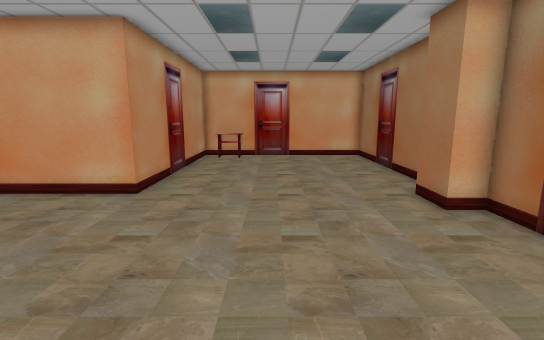
view 1 (above)

12 first-person views from a walk through a level from a Godot 3-D game. The camera is 1.3 m above the floor, tilts 10° down and sees 85° across. The floor is counted in squares, 0.5 m on a side. Each view is taken from the middle of a square. On the plan, view 1 faces up. The plan holds only what a view shows up to about 19 squares ahead; the rest is blank.

view 2
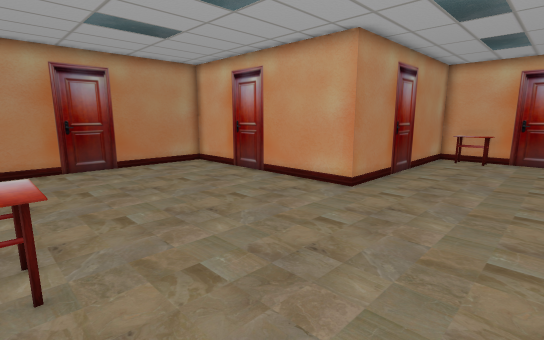

view 3
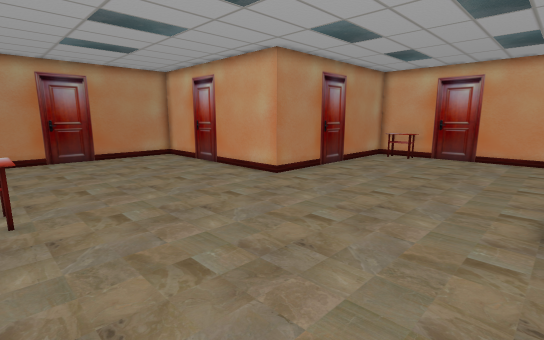

view 4
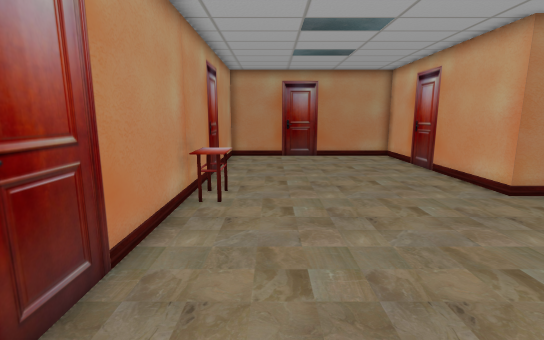

view 5
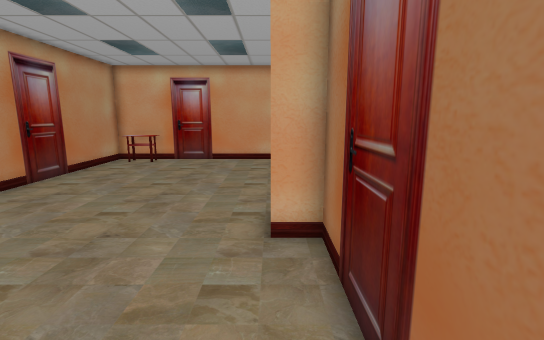

view 6
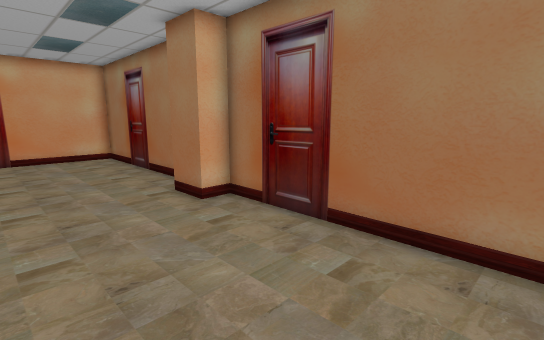

view 7
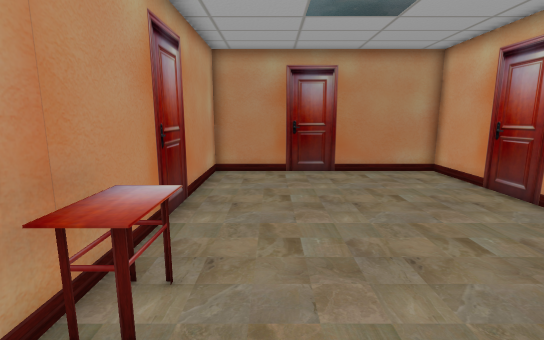

view 8
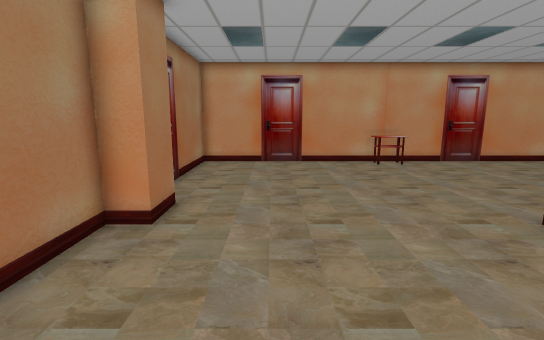

view 9
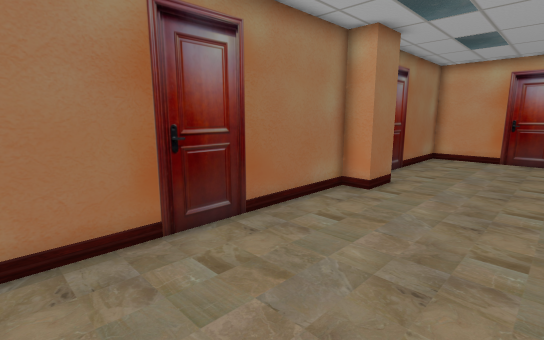

view 10
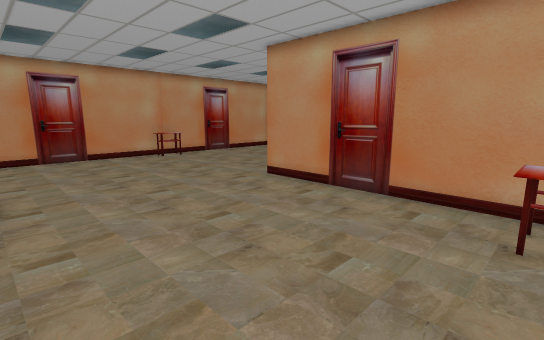

view 11
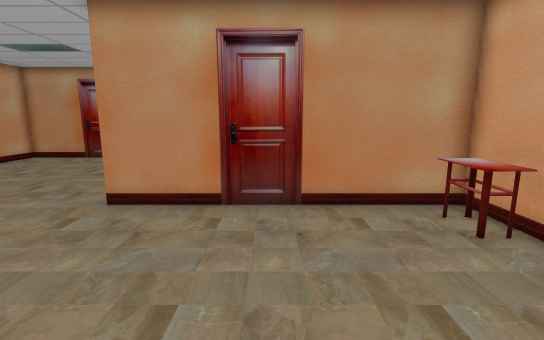

view 12
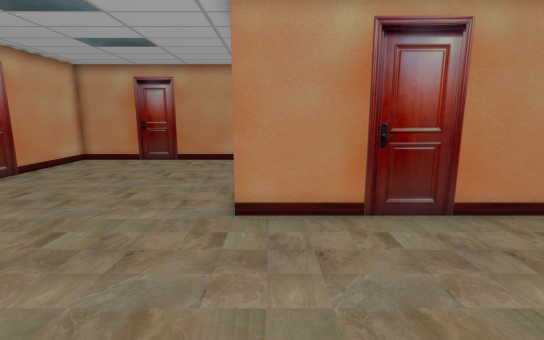

### Floor plan
Points are (right, up) in squares from view 1. A wall is a line through its corners. A room is listed if a view was taken in it or the views show most of it. See-through windows are left out.
Room 1 (views 1, 2, 3, 4, 5, 6, 7, 8, 9, 10, 11, 12)
walls: (-4.7, 10) (-15.5, 10) (-15.5, -0.8) (6.1, -0.8) (6.1, 8.2) (5, 8.2) (5, 10) (6.1, 10) (6.1, 20.8) (-4.7, 20.8) (-4.7, 10)
low walls: (-4, 0.6) (-4, -0.4); (-5.6, 0.6) (-3.8, 0.6) (-3.8, -0.5); (-5.5, 0.4) (-3.8, 0.4); (-5.5, -0.3) (-4, -0.3); (-2.1, 20.2) (-3.6, 20.2) (-3.6, 19.5); (-2.1, 20.2) (-2.1, 19.5) (-3.6, 19.5); (-2, 20.5) (-2, 19.4) (-3.8, 19.4)

Positions as (right, up) in squares from view 1, and headings:
1: (0, 0), facing up
2: (1, 0), facing up-left
3: (5, 0), facing up-left
4: (5, 2), facing left
5: (5, 2), facing up
6: (0, 0), facing up-right
7: (-1, 2), facing left
8: (2, 17), facing down
9: (0, 20), facing down-right
10: (5, 20), facing down-left
11: (4, 15), facing left
12: (3, 11), facing left
